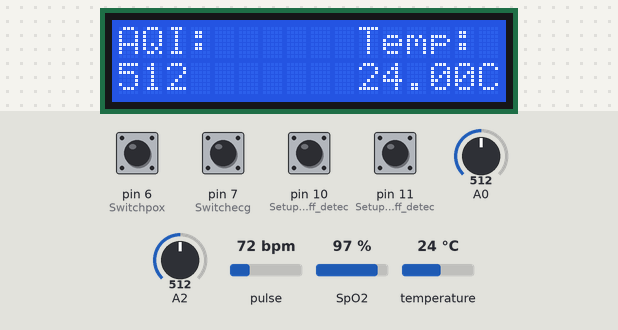
This sketch was run on a simulated Arduino Uno, built with avr-gcc and run on an emulated ATmega328P. Shown: 16×2 character LCD. The test bench sets the inputs (shaded band); at power-on: pin 6 (Switchpox), pin 7 (Switchecg), pin 10 (Setup_for_leads_off_detec), pin 11 (Setup_for_leads_off_detec) LOW, A0 = 512, A2 = 512, pulse 72 bpm, SpO2 97 %, temperature 24 °C. What the sketch prints to the serial monitor is not drawn.

Above: at 5.3 s.
5.4 s: pin 7 (Switchecg) pulled HIGH for 3.2 s
At 9.2 s:
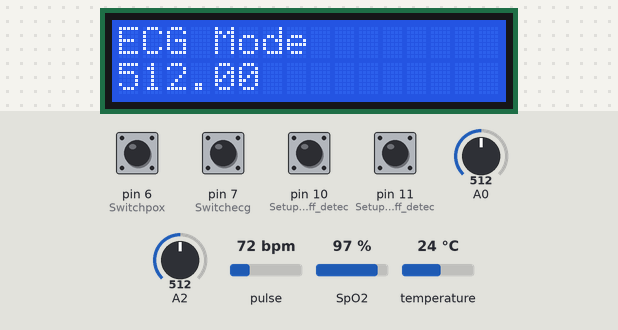
10.1 s: A0 set to 716
At 12.3 s:
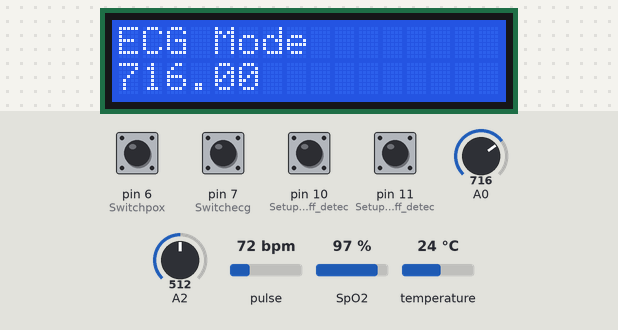
12.9 s: A0 set to 992
At 15.3 s:
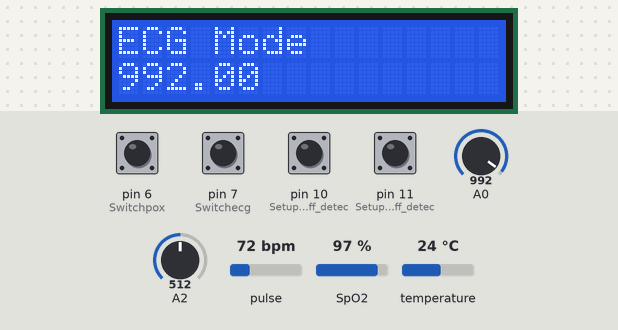
16.0 s: A0 set to 306
At 18.4 s:
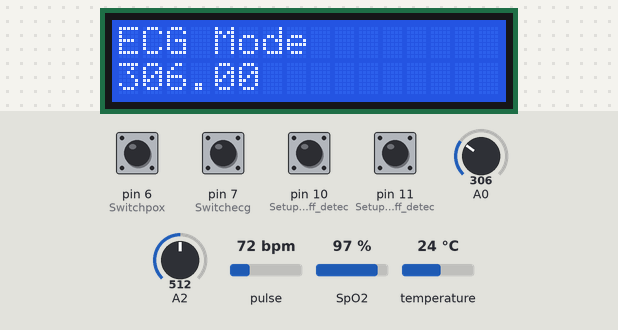
Timing chart, 0 to 19.9 s (numbered marks = the images above; inputs shaded):
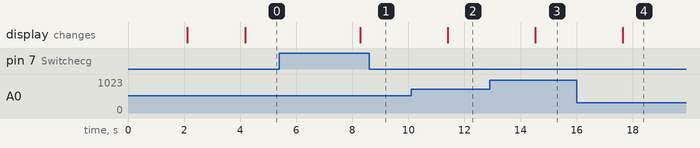

The sketch:

smarthealthcaremon.ino
```cpp
#include <Wire.h>
#include "MAX30100_PulseOximeter.h"
#include <LiquidCrystal_I2C.h>
#include <OneWire.h>
#include <DallasTemperature.h>
#define REPORTING_PERIOD_MS     1000
PulseOximeter pox;
uint32_t tsLastReport = 0;
LiquidCrystal_I2C lcd(0x23, 16, 2);
#define ONE_WIRE_BUS 4
OneWire oneWire(ONE_WIRE_BUS);
DallasTemperature sensors(&oneWire);


// repace your wifi username and password
const char* Host_Name     = "A";
const char* Password = "12345678";
unsigned long myChannelNumber = 1721858;
const char * apiKey = "2DIGT29RIKB8FB9Y";

// variables
float cel=0.00, ecg=0.00;
float HeartRate = 0.00, SpO2 = 0.00;
char latbuf[20],TEMP[20],ecg2[20],lanbuf[20],roomtemp[20],aqi[20];
int j=0;
int aq=0;
float a,b;
float hr=0;
float spo =0;
int i = 15;
float c = 0;
 int m=70;
float man=0;
const int lm35_pin = 1;
 int temp_adc_val;
float temp_val;
float sensorValue;

void setup()
{
  lcd.init();
  lcd.backlight();
  lcd.clear();
  lcd.setCursor(0,0);
  lcd.print("Smart HealthCare");
  lcd.setCursor(0,1);
  lcd.print("Monitoring System");
  delay(2000);
  lcd.clear();
  lcd.setCursor(0,0);
  lcd.print("Put Finger");
  lcd.setCursor(0,1);
  lcd.print("on Sensor");
  delay(2000);
  lcd.clear();
  Serial.begin(115200);
  pinMode(10, INPUT); // Setup for leads off detection LO +
   pinMode(2,INPUT);//AQI
     pinMode(1,INPUT);//temp
  pinMode(6,INPUT);//Switchpox
  pinMode(7,INPUT);//Switchecg
  pinMode(11, INPUT); // Setup for leads off detection LO -
  Serial.print("Initializing...");
  sensors.begin();
  sensors.setWaitForConversion(false);
  // Initialize the PulseOximeter instance
  if (!pox.begin()) {
    Serial.println("MAX30100 was not found. Please check the wiring/power.");
    lcd.print("FAILED");
    for (;;);
  } else {
    Serial.println("SUCCESS");
    Serial.println("AT+RST");               // Resetting ESP8266
    char inv ='"';
    String cmd = "AT+CWJAP";
   cmd+= "=";
   cmd+= inv;
   cmd+= Host_Name;
   cmd+= inv;
   cmd+= ",";
   cmd+= inv;
   cmd+= Password;
   cmd+= inv;
   Serial.println(cmd);
   sensorValue = analogRead(2);
   aq= sensorValue;
  }
}
void loop()
{
  pox.update();
  if (millis() - tsLastReport > REPORTING_PERIOD_MS) {
      a = pox.getHeartRate();
      b = pox.getSpO2();
      sensors.requestTemperatures();
      cel=sensors.getTempCByIndex(0);
      sensorValue = analogRead(2);
      if (m>0)
      {    sensorValue = analogRead(2);
           man=(man+sensorValue)/2;
           m=m-1;
      }
      if(m==0)
      {aq=man;
         m=70;
         }
          if( a <=45 || b == 0)
            {  lcd.clear();
               lcd.setCursor(10,0);
                lcd.print("Temp:");
                lcd.setCursor(10,1);
                 lcd.print(cel);
                 lcd.print("C");
                 lcd.setCursor(0,0);
                 lcd.print("AQI:");
                 lcd.setCursor(0,1);
                 lcd.print(aq);
                 if ( aq> 200)
                  { Serial.print("AQI index is high:");
                    Serial.println(aq);
                     senddata();
                     return;
                   }
                 i=15;
                return;
            }
              if (i>0)
              {
                c = ((c+a)/2);
                i = i-1;
              lcd.clear();
               lcd.setCursor(0,0);
                 lcd.print("measuring");
                 lcd.setCursor(0,1);
                   lcd.print(i);
              }
             if (i==0)
              {
                i=15;
                Serial.print("Heart rate: ");
                Serial.print(c);
                Serial.print(" bpm & SpO2: ");
                Serial.print(b);
                Serial.println("%");
                Serial.print("BODY Temperature = ");
                Serial.println(cel);
                Serial.print("Room Temperature = ");
                Serial.print(temp_val);
                Serial.print(" Degree Celsius\n");
                if (aq > 100)
                  { Serial.print("AQI index is high:");
                    Serial.println(aq);

                   }
               else
                   { Serial.print("AQI index is good: ");
                     Serial.println(aq);
                     }
                hr=c;
                spo=b;
                c=0;
                }

  if(hr!= 0 || spo!= 0)
   { shoow();
     pox.begin();
   }
   temp_adc_val = analogRead(1);  /* Read Temperature */
   temp_val = (temp_adc_val * 4.88);
   temp_val = (temp_val/10); /* LM35 gives output of 10mv/°C */
  tsLastReport = millis();
  }
   if (digitalRead(6)==HIGH)
  {
    Serial.println("yes");
    senddata();
  }
  if (digitalRead(7)==HIGH)
  {
    lcd.clear();
    Serial.println("yes");
    ecgsenddata();
  }
  }
void senddata()
{ dtostrf(HeartRate, 4,1, latbuf);
    dtostrf(SpO2, 4, 1, lanbuf);
    dtostrf(cel, 4, 1, TEMP);
    dtostrf(temp_val, 4, 1, roomtemp);
    dtostrf(aq, 2, 0, aqi);
    Serial.print("Heart rate: ");
    Serial.println(HeartRate);
    Serial.print(" bpm & SpO2: ");
    Serial.print(SpO2);
    Serial.println("%");
    Serial.print("BODY Temperature = ");
    Serial.println(TEMP);
    Serial.print("Room Temperature = ");
    Serial.print(roomtemp);
    Serial.print(" Degree Celsius\n");
    Serial.print("Air Quality Index:");
    Serial.println(aqi);
  String cmd = "AT+CIPSTART=\"TCP\",\"";          // Establishing TCP connection
  cmd += "184.106.153.149";                       // api.thingspeak.com
  cmd += "\",80";                                 // port 80
  Serial.println(cmd);
  if(Serial.find("Error"))
  {
    Serial.println("AT+CIPSTART error");
    return;
  }
  String getStr = "GET /update?api_key=";         // prepare GET string
  getStr += apiKey;
  getStr +="&field1=";
  getStr += String(latbuf);
  getStr +="&field2=";
  getStr += String(lanbuf);
  getStr +="&field3=";
  getStr += String(TEMP);
  getStr +="&field6=";
  getStr += String(roomtemp);
  getStr +="&field7=";
  getStr += String(aqi);
  getStr += "\r\n\r\n\r\n\r\n";
  cmd = "AT+CIPSEND=";
  cmd += String(getStr.length());                // Total Length of data
  Serial.println(cmd);

  if(Serial.find(">"))
  {
    //ser.print(getStr);
    Serial.print(getStr);
  }
  else
  {
    //ser.println("AT+CIPCLOSE");                  // closing connection
    Serial.println("AT+CIPCLOSE");
  }
   pox.begin();
}
void ecgsenddata()
{ for(j=0;j<60;j++)
   {
     if((digitalRead(10) == 1)||(digitalRead(11) == 1)){
      Serial.println('!');
    //lcd.print("!");
     }
  else{
      // send the value of analog input 0:
      ecg=analogRead(A0);
      Serial.println(ecg);
      lcd.clear();
      lcd.setCursor(0,0);
      lcd.print("ECG Mode");
      lcd.setCursor(0,1);
      lcd.print(ecg);
      delay(100);
    }
    dtostrf(ecg, 4, 2, ecg2);
    Serial.print(ecg2);
     String cmd = "AT+CIPSTART=\"TCP\",\"";          // Establishing TCP connection
  cmd += "184.106.153.149";                       // api.thingspeak.com
  cmd += "\",80";                                 // port 80
  Serial.println(cmd);
  if(Serial.find("Error"))
  {
    Serial.println("AT+CIPSTART error");
    return;
  }
  String getStr = "GET /update?api_key=";         // prepare GET string
  getStr += apiKey;
  getStr +="&field4=";
  getStr += String(ecg2);
  getStr += "\r\n";
  cmd = "AT+CIPSEND=";
  cmd += String(getStr.length());                // Total Length of data
  Serial.println(cmd);

  if(Serial.find(">"))
  {
    //ser.print(getStr);
    Serial.print(getStr);
  }
  else
  {
    //ser.println("AT+CIPCLOSE");                  // closing connection
    Serial.println("AT+CIPCLOSE");
  }
  delay(1000);
}
pox.begin();
}
void shoow()
{
    lcd.clear();
    lcd.setCursor(0,0);
    lcd.print("HR:");
    lcd.print(hr);
    lcd.setCursor(0,1);
    lcd.print("O2:");
    lcd.print(spo);
    lcd.print("%");
    sensors.requestTemperatures();
    cel=sensors.getTempCByIndex(0);
    lcd.setCursor(10,0);
    lcd.print("Temp:");
    lcd.setCursor(10,1);
    lcd.print(cel);
    lcd.print("C");
    delay(2000);
    HeartRate=hr;
    SpO2=spo;
    hr=0;spo=0;
  pox.begin();

}
```

Measured:
- after the input at 5.4 s, the display: changes after 2.9 s (image 1)
- after the input at 10.1 s, the display: changes after 1.3 s (image 2)
- after the input at 12.9 s, the display: changes after 1.6 s (image 3)
- after the input at 16.0 s, the display: changes after 1.6 s (image 4)
